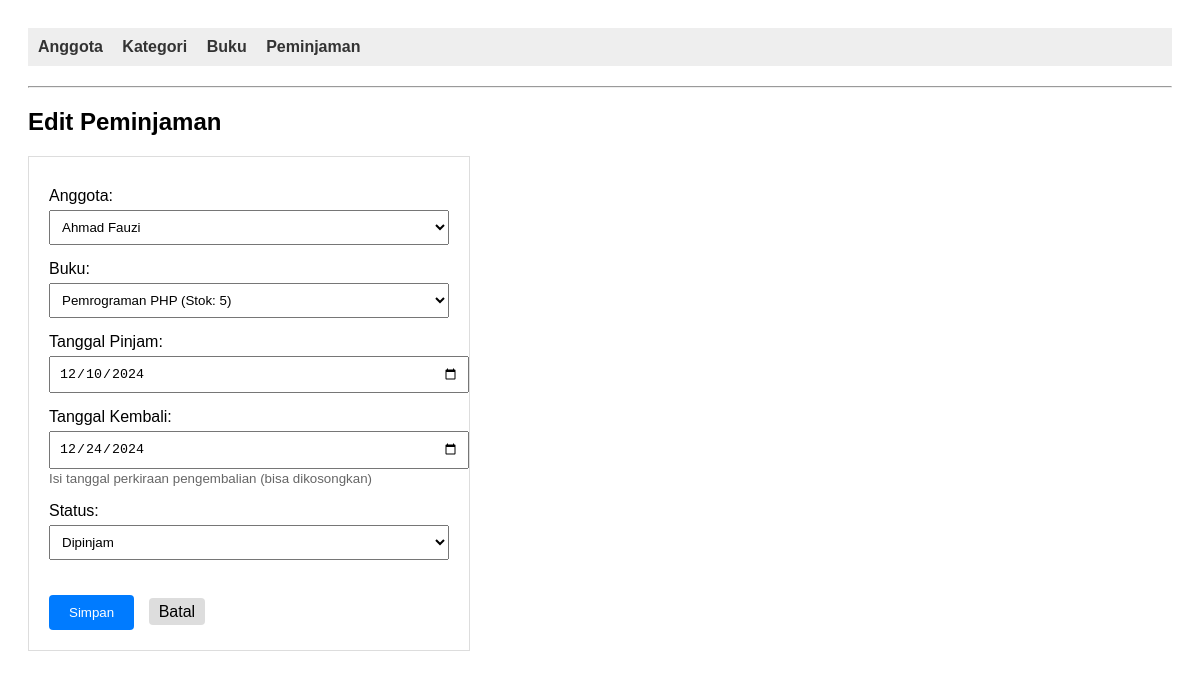
Page /index.php?entity=peminjaman&action=edit&id=3 on the committed database.
### tables this page shows
CREATE TABLE peminjaman (
    id_peminjaman INT PRIMARY KEY AUTO_INCREMENT,
    anggota_id INT NOT NULL,
    buku_id INT NOT NULL,
    tanggal_pinjam DATE NOT NULL,
    tanggal_kembali DATE,
    status ENUM('dipinjam', 'dikembalikan') DEFAULT 'dipinjam',
    FOREIGN KEY (anggota_id) REFERENCES anggota(id_anggota),
    FOREIGN KEY (buku_id) REFERENCES buku(id_buku)
);

CREATE TABLE anggota (
    id_anggota INT PRIMARY KEY AUTO_INCREMENT,
    nama VARCHAR(100) NOT NULL,
    email VARCHAR(100) UNIQUE NOT NULL,
    no_telepon VARCHAR(15),
    tanggal_daftar DATE NOT NULL,
    status ENUM('aktif', 'nonaktif') DEFAULT 'aktif'
);

CREATE TABLE buku (
    id_buku INT PRIMARY KEY AUTO_INCREMENT,
    judul VARCHAR(200) NOT NULL,
    penulis VARCHAR(100) NOT NULL,
    penerbit VARCHAR(100),
    tahun_terbit YEAR,
    stok INT DEFAULT 1,
    kategori_id INT,
    FOREIGN KEY (kategori_id) REFERENCES kategori(id_kategori)
);

### models/Peminjaman.php (called while the page is built, shortened)
<?php
require_once "config/Database.php";
class PeminjamanModel
{
    private $conn;
    private $table = "peminjaman";
    public function __construct()
    {
        $database = new Database();
        $this->conn = $database->getConnection();
    }
    public function getById($id_peminjaman)
    {
        $query = "SELECT p.*,
                         a.nama as nama_anggota,
                         b.judul as judul_buku
                  FROM " . $this->table . " p
                  JOIN anggota a ON p.anggota_id = a.id_anggota
                  JOIN buku b ON p.buku_id = b.id_buku
                  WHERE p.id_peminjaman = :id_peminjaman";
        $stmt = $this->conn->prepare($query);
        $stmt->bindParam(':id_peminjaman', $id_peminjaman);
        $stmt->execute();
        return $stmt->fetch(PDO::FETCH_ASSOC);
    }
}
?>

### config/Database.php (called while the page is built, shortened)
<?php
class Database
{
    private $host = "localhost";
    private $database = "db_library";
    private $username = "root";
    private $password = "";
    public function getConnection()
    {
        $this->conn = null;
        try {
            $this->conn = new PDO("mysql:host=" . $this->host . ";dbname=" . $this->database, $this->username, $this->password);
            $this->conn->setAttribute(PDO::ATTR_ERRMODE, PDO::ERRMODE_EXCEPTION);
        } catch (PDOException $exception) {
            echo "Connection error: " . $exception->getMessage();
        }
        return $this->conn;
    }
}

### models/Anggota.php (called while the page is built, shortened)
<?php
require_once "config/Database.php";
class AnggotaModel
{
    private $conn;
    private $table = "anggota";
    public function __construct()
    {
        $database = new Database();
        $this->conn = $database->getConnection();
    }
    public function getAll()
    {
        $query = "SELECT * FROM " . $this->table . " ORDER BY tanggal_daftar DESC";
        $stmt = $this->conn->prepare($query);
        $stmt->execute();
        return $stmt->fetchAll(PDO::FETCH_ASSOC);
    }
}
?>

### models/Buku.php (called while the page is built, shortened)
<?php
require_once "config/Database.php";
class BukuModel
{
    private $conn;
    private $table = "buku";
    public function __construct()
    {
        $database = new Database();
        $this->conn = $database->getConnection();
    }
    public function getAll()
    {
        $query = "SELECT b.*, k.nama_kategori
                  FROM " . $this->table . " b
                  LEFT JOIN kategori k ON b.kategori_id = k.id_kategori
                  ORDER BY b.judul";
        $stmt = $this->conn->prepare($query);
        $stmt->execute();
        return $stmt->fetchAll(PDO::FETCH_ASSOC);
    }
}
?>

### viewmodels/PeminjamanViewModel.php (called while the page is built, shortened)
<?php
require_once 'models/Peminjaman.php';
require_once 'models/Anggota.php';
require_once 'models/Buku.php';
class PeminjamanViewModel
{
    private $peminjamanModel;
    private $anggotaModel;
    private $bukuModel;
    public function __construct()
    {
        $this->peminjamanModel = new PeminjamanModel();
        $this->anggotaModel = new AnggotaModel();
        $this->bukuModel = new BukuModel();
    }
    public function getPeminjamanById($id_peminjaman)
    {
        return $this->peminjamanModel->getById($id_peminjaman);
    }
    public function getAnggotaList()
    {
        return $this->anggotaModel->getAll();
    }
    public function getBukuList()
    {
        return $this->bukuModel->getAll();
    }
}
?>

### views/peminjaman_form.php (the view, shortened to what this page needs)
<?php require_once 'views/template/header.php'; ?>
<h2><?php echo isset($peminjaman) ? 'Edit Peminjaman' : 'Tambah Peminjaman Baru'; ?></h2>
<form method="POST" action="index.php?entity=peminjaman&action=<?php echo isset($peminjaman) ? 'update&id=' . $peminjaman['id_peminjaman'] : 'save'; ?>">
    <div style="margin-bottom: 15px;">
        <label>Anggota:</label>
        <select name="anggota_id" required style="width: 100%; padding: 8px;">
            <?php foreach ($anggotaList as $anggota): ?>
                <option value="<?php echo $anggota['id_anggota']; ?>"
                    <?php echo (isset($peminjaman) && $peminjaman['anggota_id'] == $anggota['id_anggota']) ? 'selected' : ''; ?>>
                    <?php echo htmlspecialchars($anggota['nama']); ?>
                </option>
            <?php endforeach; ?>
        </select>
    </div>
    <div style="margin-bottom: 15px;">
        <label>Buku:</label>
        <select name="buku_id" required style="width: 100%; padding: 8px;">
            <?php foreach ($bukuList as $buku): ?>
                <option value="<?php echo $buku['id_buku']; ?>"
                    <?php echo (isset($peminjaman) && $peminjaman['buku_id'] == $buku['id_buku']) ? 'selected' : ''; ?>>
                    <?php echo htmlspecialchars($buku['judul']); ?>
                    (Stok: <?php echo $buku['stok']; ?>)
                </option>
            <?php endforeach; ?>
        </select>
    </div>
    <div style="margin-bottom: 15px;">
        <label>Tanggal Pinjam:</label>
        <input type="date" name="tanggal_pinjam"
               value="<?php echo isset($peminjaman) ? $peminjaman['tanggal_pinjam'] : date('Y-m-d'); ?>"
               style="width: 100%; padding: 8px;" required>
    </div>
    <div style="margin-bottom: 15px;">
        <label>Tanggal Kembali:</label>
        <input type="date" name="tanggal_kembali"
               value="<?php
                   if (isset($peminjaman) && !empty($peminjaman['tanggal_kembali'])) {
                       echo $peminjaman['tanggal_kembali'];
                   } else {
                       echo '';
                   }
               ?>"
               style="width: 100%; padding: 8px;">
        <small style="color: #666;">Isi tanggal perkiraan pengembalian (bisa dikosongkan)</small>
    </div>
    <?php if (isset($peminjaman)): ?>
        <div style="margin-bottom: 15px;">
            <label>Status:</label>
            <select name="status" style="width: 100%; padding: 8px;">
                <option value="dipinjam" <?php echo ($peminjaman['status'] == 'dipinjam') ? 'selected' : ''; ?>>Dipinjam</option>
            </select>
        </div>
    <?php endif; ?>
    <div style="margin-top: 20px;">
        <button type="submit" style="background: #007bff; color: white; padding: 10px 20px; border: none; border-radius: 4px; cursor: pointer;">
            Simpan
        </button>
        <a href="index.php?entity=peminjaman&action=list" class="btn" style="margin-left: 10px;">Batal</a>
    </div>
</form>
<?php require_once 'views/template/footer.php'; ?>

### views/template/header.php (style rules this page uses)
body { font-family: sans-serif; padding: 20px; }
.btn { padding: 5px 10px; text-decoration: none; background: #ddd; color: black; border-radius: 4px; }
form { margin-top: 20px; border: 1px solid #ddd; padding: 20px; max-width: 400px; }
label { display: block; margin-top: 10px; }
input, select { width: 100%; padding: 8px; margin-top: 5px; }
button { margin-top: 15px; padding: 10px 20px; background: #28a745; color: white; border: none; cursor: pointer; }

### rows in the picture
peminjaman: anggota_id "Ahmad Fauzi", buku_id "Pemrograman PHP (Stok: 5)", tanggal_pinjam "12/10/2024", tanggal_kembali "12/24/2024", status "Dipinjam"
